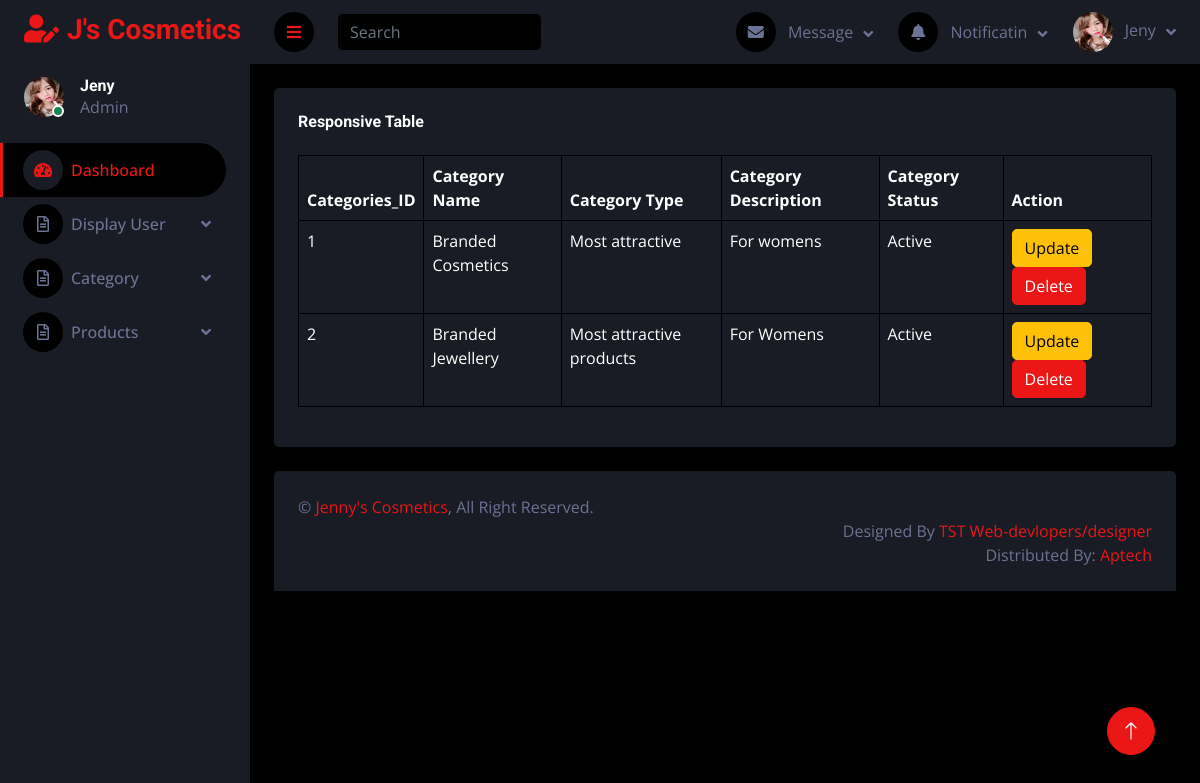
Screenshot of /admin/viewcategory.php with the database file from the repository.
### tables this page shows
CREATE TABLE `addcat` (
  `id` int(11) NOT NULL,
  `name` varchar(255) NOT NULL,
  `type` varchar(255) NOT NULL,
  `description` text NOT NULL,
  `status` tinyint(4) NOT NULL DEFAULT 1
);

### admin/viewcategory.php (the view, shortened to what this page needs)
<?php
require('../includes/config.php');
$fetch_cat = "SELECT * FROM `addcat` WHERE status = '1'";
$cat_query = mysqli_query($connection,$fetch_cat);
if(mysqli_num_rows($cat_query) > 0 ){
?>
<!DOCTYPE html>
<html lang="en">
<head>
    <link href="https://cdnjs.cloudflare.com/ajax/libs/font-awesome/5.10.0/css/all.min.css" rel="stylesheet">
    <link href="https://cdn.jsdelivr.net/npm/bootstrap-icons@1.4.1/font/bootstrap-icons.css" rel="stylesheet">
    <link href="lib/owlcarousel/assets/owl.carousel.min.css" rel="stylesheet">
    <link href="lib/tempusdominus/css/tempusdominus-bootstrap-4.min.css" rel="stylesheet" />
    <link href="css/bootstrap.min.css" rel="stylesheet">
    <link href="css/style.css" rel="stylesheet">
</head>
<body>
    <div class="container-fluid position-relative d-flex p-0">
       <?php
       include('sidebar.php');
       ?>
        <div class="content">
             <?php
             include('navbar.php');
             ?>
            <div class="container-fluid pt-4 px-4">
                <div class="row g-4">
                      <div class="col-12">
                        <div class="bg-secondary rounded h-100 p-4">
                            <h6 class="mb-4">Responsive Table</h6>
                            <div class="table-responsive">
                                <table class="table table-bordered text-white">
                                    <thead>
                                        <tr>
                                            <th scope="col">Categories_ID</th>
                                            <th scope="col">Category Name</th>
                                            <th scope="col">Category Type</th>
                                            <th scope="col">Category Description</th>
                                            <th scope="col">Category Status</th>
                                            <th scope="col">Action</th>
                                        </tr>
                                    </thead>
                                    <tbody>
                                     <?php
                                     while($show = mysqli_fetch_assoc($cat_query)){
                                     ?>
                                        <tr>
                                            <td><?php echo $show['id'];?></td>
                                            <td><?php echo $show['name'];?></td>
                                            <td><?php echo $show['type'];?></td>
                                            <td><?php echo $show['description'];?></td>
                                            <?php
                                            if($show['status'] == 1){
                                            ?>
                                            <td><?php echo "Active" ?></td>
                                            <?php
                                            }
                                            ?>
                                            <td><a href="updatecat.php?id=<?php echo $show['id'];?>" class="btn btn-warning">Update</a>
                                                <a href="deletecat.php?id=<?php echo $show['id'];?>" class="btn btn-primary ">Delete</a></td>
                                        </tr>
                                        <?php
                                        }
                                        }
                                        ?>
                                    </tbody>
                                </table>
                            </div>
                        </div>
                    </div>
                </div>
            </div>
            <?php
            include('footer.php');
            ?>
        </div>
        <a href="#" class="btn btn-lg btn-primary btn-lg-square back-to-top"><i class="bi bi-arrow-up"></i></a>
    </div>
</body>
</html>

### admin/css/style.css (style rules this page uses)
:root { --primary: #EB1616; --secondary: #191C24; --light: #6C7293; --dark: #000000; }
.back-to-top { position: fixed; display: none; right: 45px; bottom: 45px; z-index: 99; }
.btn { transition: .5s; }
.btn-lg-square { width: 48px; height: 48px; }
.btn-square, .btn-sm-square, .btn-lg-square { padding: 0; display: inline-flex; align-items: center; justify-content: center; font-weight: normal; border-radius: 50px; }
.content { margin-left: 250px; min-height: 100vh; background: var(--dark); transition: 0.5s; }
@media (min-width: 992px) { .content { width: calc(100% - 250px); } }

### rows the page displays
addcat: id "1", name "Branded Cosmetics", type "Most attractive", description "For womens", status "Active"
addcat: id "2", name "Branded Jewellery", type "Most attractive products", description "For Womens", status "Active"
